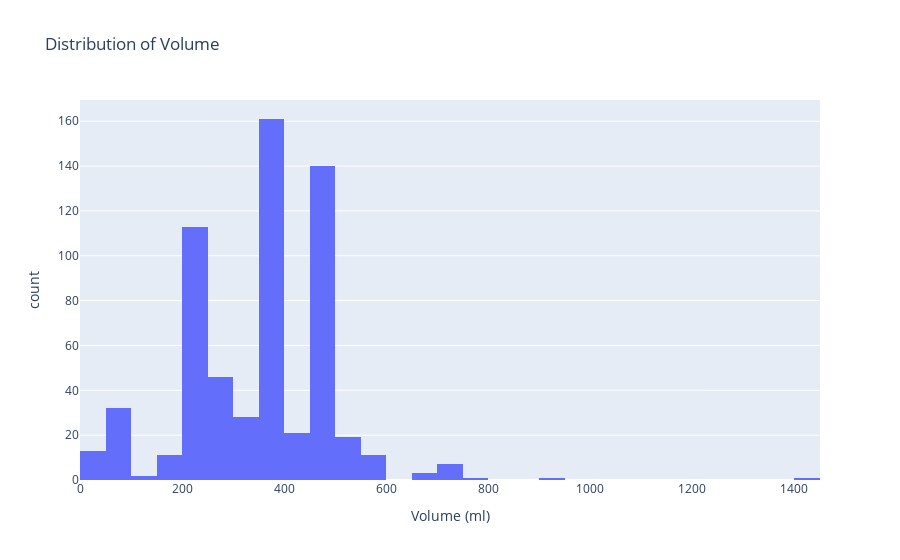

Notebook code for this chart:
### Markdown cell above
### Histogram - Volume (ml)

### Code cell
px.histogram(caffeine, 
             x = 'Volume (ml)', 
             title='Distribution of Volume')

### Figure 1 — Plotly figure (JSON) as saved in the notebook; plotly's stock layout.template omitted (floating-point values rounded to 4 significant figures; data arrays with more than 128 entries replaced by an {"elided": "..."} marker saying what was removed)
{"data": [{"alignmentgroup": "True", "bingroup": "x", "hovertemplate": "Volume (ml)=%{x}<br>count=%{y}<extra></extra>", "legendgroup": "", "marker": {"color": "#636efa", "pattern": {"shape": ""}}, "name": "", "offsetgroup": "", "orientation": "v", "showlegend": false, "type": "histogram", "x": {"elided": "610 float values"}, "xaxis": "x", "yaxis": "y"}], "layout": {"barmode": "relative", "legend": {"tracegroupgap": 0}, "title": {"text": "Distribution of Volume"}, "xaxis": {"anchor": "y", "domain": [0, 1], "title": {"text": "Volume (ml)"}}, "yaxis": {"anchor": "x", "domain": [0, 1], "title": {"text": "count"}}}}
